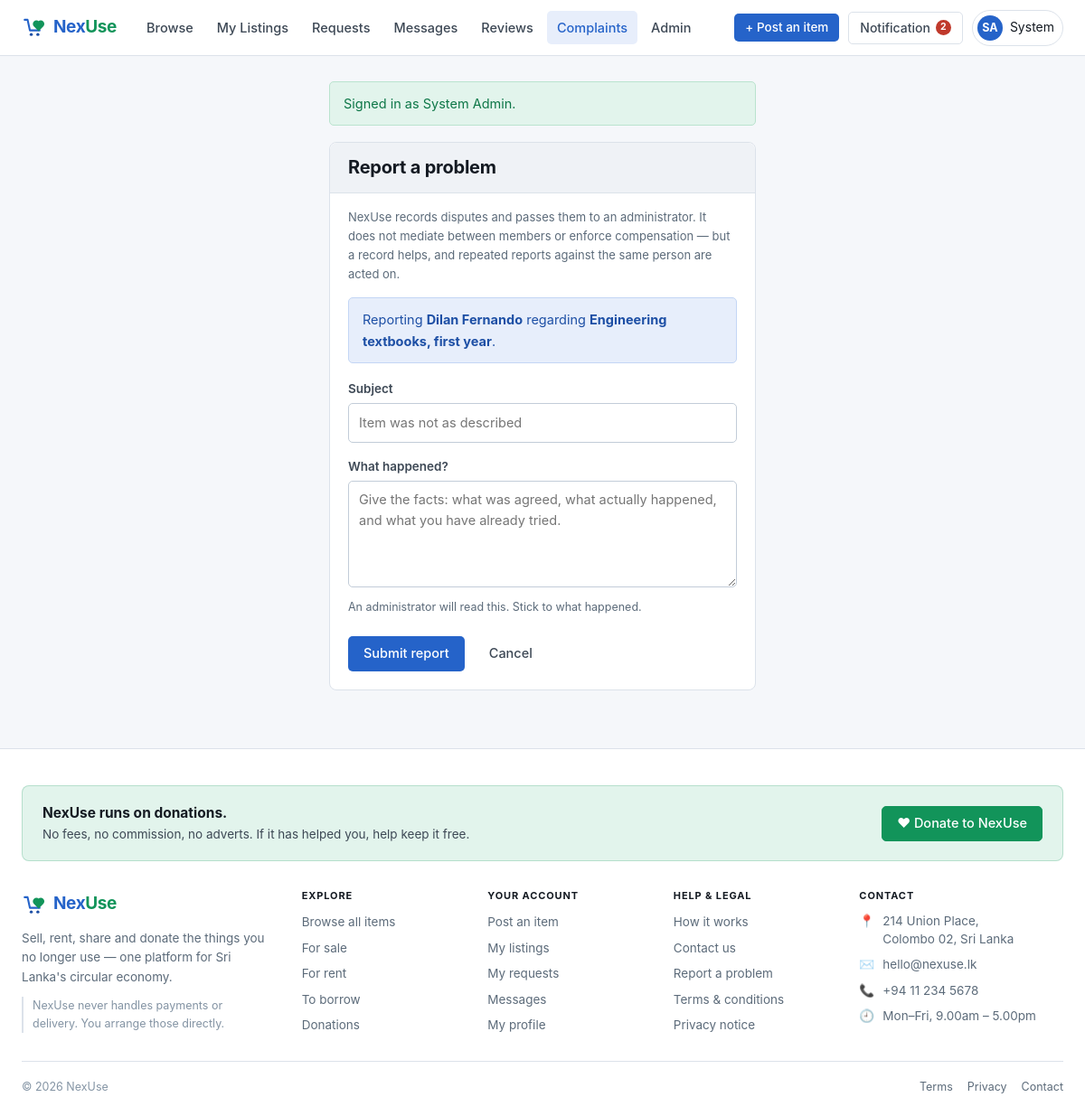
The app's page /complaints/report?user=5&listing=20 (signed in) with its own data.
### tables this page shows
CREATE TABLE users (
  user_id        INT UNSIGNED NOT NULL AUTO_INCREMENT,
  name           VARCHAR(100)  NOT NULL,
  email          VARCHAR(190)  NOT NULL,
  password_hash  VARCHAR(255)  NOT NULL,
  phone          VARCHAR(20)   DEFAULT NULL,
  address        VARCHAR(255)  DEFAULT NULL,
  city           VARCHAR(80)   DEFAULT NULL,
  bio            TEXT          DEFAULT NULL,
  avatar_path    VARCHAR(255)  DEFAULT NULL,
  role           ENUM('admin','member')            NOT NULL DEFAULT 'member',
  status         ENUM('active','suspended')        NOT NULL DEFAULT 'active',
  created_at     DATETIME      NOT NULL DEFAULT CURRENT_TIMESTAMP,
  PRIMARY KEY (user_id),
  UNIQUE KEY uq_users_email (email),
  KEY idx_users_role (role),
  KEY idx_users_status (status)
);

CREATE TABLE listings (
  listing_id      INT UNSIGNED NOT NULL AUTO_INCREMENT,
  user_id         INT UNSIGNED NOT NULL,
  category_id     INT UNSIGNED DEFAULT NULL,
  title           VARCHAR(150) NOT NULL,
  description     TEXT         NOT NULL,
  item_condition  ENUM('new','like_new','good','fair','poor')   NOT NULL DEFAULT 'good',
  listing_type    ENUM('sell','rent','share','donate')          NOT NULL,
  price           DECIMAL(10,2) DEFAULT NULL,   
  location        VARCHAR(120) DEFAULT NULL,
  status          ENUM('available','reserved','completed','removed') NOT NULL DEFAULT 'available',
  created_at      DATETIME     NOT NULL DEFAULT CURRENT_TIMESTAMP,
  updated_at      DATETIME     NOT NULL DEFAULT CURRENT_TIMESTAMP ON UPDATE CURRENT_TIMESTAMP,
  PRIMARY KEY (listing_id),
  KEY idx_listings_user (user_id),
  KEY idx_listings_category (category_id),
  KEY idx_listings_status (status),
  KEY idx_listings_type (listing_type),
  CONSTRAINT fk_listings_user
    FOREIGN KEY (user_id) REFERENCES users (user_id) ON DELETE CASCADE,
  CONSTRAINT fk_listings_category
    FOREIGN KEY (category_id) REFERENCES categories (category_id) ON DELETE SET NULL
);

### app/Views/complaints/report.php (shortened to what the rows shown need)
<div class="card">
  <div class="card-head"><h1 style="font-size:20px;margin:0;">Report a problem</h1></div>
  <?php if ($against !== null || $listing !== null): ?>
    <div class="alert alert-info">
      <span>
        Reporting
        <?php if ($against !== null): ?><strong><?= e($against['name']) ?></strong><?php endif; ?>
        <?php if ($against !== null && $listing !== null): ?> regarding <?php endif; ?>
        <?php if ($listing !== null): ?><strong><?= e($listing['title']) ?></strong><?php endif; ?>.
      </span>
    </div>
  <?php endif; ?>
</div>

### app/Views/layouts/app.php (shortened to what the rows shown need)
<?php
$user      = auth_user();
$unread    = $user !== null ? Notification::unreadCount((int) $user['user_id']) : 0;
$containerClass = 'container';
if (!empty($formWidth)) { $containerClass .= ' container-form'; }
?>
<!DOCTYPE html>
<html lang="en">
<head>
<link rel="stylesheet" href="<?= asset('css/app.css') ?>">
</head>
<body>
<header class="site-header">
  <div class="container">
    <div class="header-actions">
      <?php if ($user !== null): ?>
        <a class="btn btn-sm hide-sm" href="<?= url('/listings/create') ?>">+ Post an item</a>
        <a class="notif-toggle" href="#notifications" data-modal-open="notifications">
          Notification
          <?php if ($unread > 0): ?>
            <span class="nav-badge"><?= $unread > 99 ? '99+' : $unread ?><span class="sr-only"> unread</span></span>
          <?php endif; ?>
        </a>
        <div class="account">
          <button class="account-toggle" type="button" data-dropdown="account-menu" aria-haspopup="true">
            <?= avatar($user) ?>
            <span class="hide-sm"><?= e(explode(' ', (string) $user['name'])[0]) ?></span>
          </button>
        </div>
      <?php else: ?>
        <a class="btn btn-secondary btn-sm" href="<?= url('/login') ?>">Sign in</a>
        <a class="btn btn-sm" href="<?= url('/register') ?>">Create account</a>
      <?php endif; ?>
    </div>
  </div>
</header>
<main class="page">
  <div class="<?= e($containerClass) ?>">
    <?= $content ?>
  </div>
</main>
</body>
</html>

### app/Helpers/functions.php (shortened to what the rows shown need)
<?php
function e(mixed $value): string
{
    return htmlspecialchars((string) $value, ENT_QUOTES | ENT_SUBSTITUTE, 'UTF-8');
}
function url(string $path = ''): string
{
    $base = rtrim((string) Config::get('base_url', ''), '/');
    $path = ltrim($path, '/');
    return $path === '' ? ($base === '' ? '/' : $base) : $base . '/' . $path;
}
function asset(string $path): string
{
    return url('assets/' . ltrim($path, '/'));
}
function initials(string $name): string
{
    $parts = preg_split('/\s+/', trim($name)) ?: [];
    $first = mb_substr($parts[0] ?? '', 0, 1);
    $last  = count($parts) > 1 ? mb_substr($parts[count($parts) - 1], 0, 1) : '';
    return mb_strtoupper($first . $last);
}
function auth_user(): ?array
{
    return Auth::user();
}
function avatar(array $person, string $size = ''): string
{
    $classes = trim('avatar ' . $size);
    $name    = (string) ($person['name'] ?? '');
    $path    = $person['avatar_path'] ?? null;
    return '<span class="' . e($classes) . '">' . e(initials($name)) . '</span>';
}

### records on screen
users: name "SA", name "System"
users: name "Dilan Fernando"
listings: title "Engineering textbooks, first year"

### other values on screen
$unread "2"
$message['message'] "Signed in as System Admin."
